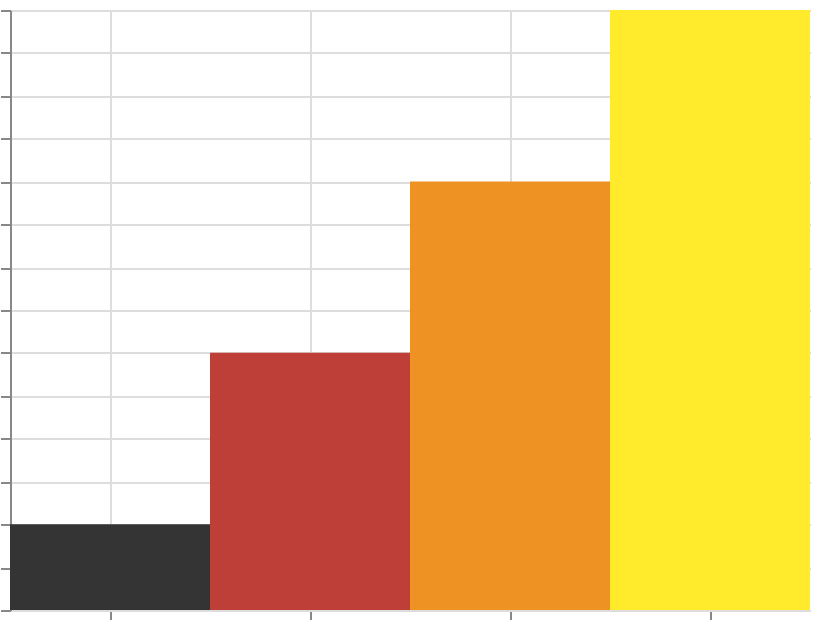

Source (Vega-Lite JSON):
### Vega specification from a JSON file in a GitHub repository (floating-point values rounded to 4 significant figures)
{"$schema": "https://vega.github.io/schema/vega/v6.json", "width": 400, "height": 300, "padding": 5, "autosize": "none", "data": [{"name": "table", "values": [{"cat": "A", "val": 10}, {"cat": "B", "val": 30}, {"cat": "C", "val": 50}, {"cat": "D", "val": 70}]}], "scales": [{"name": "x", "type": "band", "domain": {"data": "table", "field": "cat", "sort": true}, "range": "width"}, {"name": "y", "type": "linear", "domain": {"data": "table", "field": "val"}, "range": [{"signal": "height"}, 0], "zero": true, "nice": true}, {"name": "color", "type": "linear", "domain": {"data": "table", "field": "val"}, "range": {"scheme": "darkred"}}], "marks": [{"type": "rect", "from": {"data": "table"}, "encode": {"update": {"x": {"scale": "x", "field": "cat"}, "width": {"scale": "x", "band": 1}, "y": {"scale": "y", "field": "val"}, "y2": {"scale": "y", "value": 0}, "fill": {"scale": "color", "field": "val"}}}}], "axes": [{"scale": "x", "orient": "bottom", "grid": true, "labels": false}, {"scale": "y", "orient": "left", "grid": true, "labels": false}], "legends": [{"fill": "color"}]}
